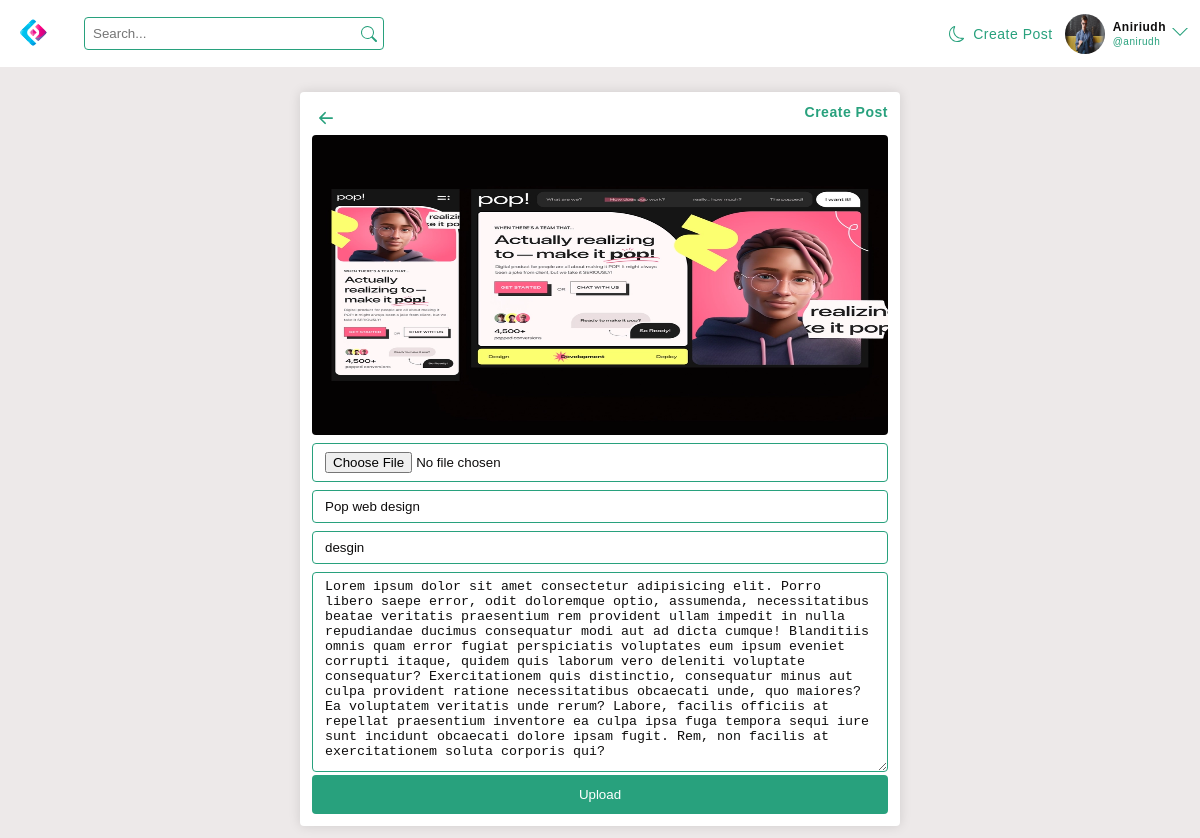
The app's page /update-post/2/ (signed in) with its own data.
### account/models.py (models this page shows)
class User(AbstractUser):
    bio = models.TextField(max_length=250,blank=True,null=True)
    website = models.CharField(max_length=250,blank=True,null=True)
    avatar = models.ImageField(null=True,blank=True,default='default/avatar.svg',upload_to='profile')
    USERNAME_FIELD = 'username'
    REQUIRED_FIELDS = []

### base/models.py (models this page shows, shortened)
class Post(models.Model):
    author = models.ForeignKey(User,on_delete=models.SET_NULL,null=True)
    image = models.ImageField(null=True,blank=True,upload_to='posts')
    title = models.CharField(max_length=100)
    category = models.ForeignKey(Category,on_delete=models.CASCADE)
    body = models.TextField(blank=True,null=True)
    like_count = models.IntegerField(default=0)
    created= models.DateTimeField(auto_now_add=True)
    updated = models.DateTimeField(auto_now=True)
    class Meta:
        ordering = ['-created']

class Category(models.Model):
    name = models.CharField(max_length=30)
    def __str__(self):
        return self.name

### base/views.py (the view, shortened to what this page needs)
# urls.py: path('update-post/<int:post_id>/',views.update_post,name='update-post'),
@csrf_exempt
@login_required(login_url='login')
def update_post(request,post_id):
    post = Post.objects.get(pk=post_id)
    categories = Category.objects.all()
    if request.user != post.author:
        return HttpResponse('You cant update this post!')
    form = PostForm(instance=post)
    context = {'form':form,'post':post,'categories':categories}
    return render(request,'base/update_post.html',context)

### base/forms.py
class PostForm(ModelForm):
    class Meta:
        model = Post
        fields = ('image','title','category','body')
        widgets = {
            'title': forms.TextInput(attrs={'placeholder':'Title'}),
            'category': forms.TextInput(attrs={'placeholder':'Category'}),
            'body': forms.Textarea(attrs={'placeholder':'Write Your caption here..'}),
        }

### templates/base/update_post.html (shortened to what this page needs)
{% extends 'base.html' %} {% block content %}
<section id="CREATE_UPDATE" class="wrapper">
  <div class="create-post">
    <div class="create-form">
      <div class="title flex flex-jc-sb flex-ai-c">
        <a href="">
          <?xml version="1.0" ?><svg
            class="bi bi-arrow-left-short"
            fill="currentColor"
            height="28"
            viewBox="0 0 16 16"
            width="28"
            xmlns="http://www.w3.org/2000/svg"
          >
            <path
              d="M12 8a.5.5 0 0 1-.5.5H5.707l2.147 2.146a.5.5 0 0 1-.708.708l-3-3a.5.5 0 0 1 0-.708l3-3a.5.5 0 1 1 .708.708L5.707 7.5H11.5a.5.5 0 0 1 .5.5z"
              fill-rule="evenodd"
            />
          </svg>
        </a>
        <h3>Create Post</h3>
      </div>
      <form action="" method="post" enctype="multipart/form-data">
        <div class="img" id="preview-image">
          <img src="{{post.image.url}}" alt="" id="preview" />
        </div>
        <input type="file" name="image" onchange="previewImage(event)" />
        <input
          type="text"
          name="title"
          placeholder="Title"
          required
          value="{{post.title}}"
        />
        <input
          type="text"
          name="category"
          list="categ"
          placeholder="Category"
          value="{{post.category.name}}"
          required
        />
        <textarea name="body" placeholder="Write Your Caption Here.." required>
{{post.body}}</textarea
        >
        <button class="btn" type="submit">Upload</button>
      </form>
    </div>
  </div>
</section>
{% endblock %}

### templates/navbar.html (shortened to what this page needs)
{% load static %}
<header>
  <div class="navigation">
    <nav class="navbar wrapper flex flex-jc-sb flex-ai-c">
      <div class="left flex flex-jc-s flex-ai-c">
        <a href="{% url 'home' %}" class="logo">
          <img src="{% static 'assets/icons/logo.png' %}" alt="" />
        </a>
        <form class="search-form flex flex-jc-s flex-ai-c br-4">
          <input type="text" placeholder="Search..." name="q" />
          <button class="flex flex-jc-s flex-ai-c">
            <?xml version="1.0" ?><svg
              class="bi bi-search"
              fill="#28a17d"
              height="16"
              viewBox="0 0 16 16"
              width="16"
              xmlns="http://www.w3.org/2000/svg"
            >
              <path
                d="M11.742 10.344a6.5 6.5 0 1 0-1.397 1.398h-.001c.03.04.062.078.098.115l3.85 3.85a1 1 0 0 0 1.415-1.414l-3.85-3.85a1.007 1.007 0 0 0-.115-.1zM12 6.5a5.5 5.5 0 1 1-11 0 5.5 5.5 0 0 1 11 0z"
              />
            </svg>
          </button>
        </form>
      </div>
      <div class="right flex flex-jc-sb flex-ai-c">
        <div class="theme">
        </div>
        <ul class="links flex flex-jc-sb flex-ai-c">
          {% if request.user.is_authenticated %}
          <li style="margin-right: 12px">
            <a
              href="{% url 'create-post' %}"
              style="color: #28a17d; font-size: 14px"
              >Create Post</a
            >
          </li>
          <li>
            <a
              href="{% url 'profile' request.user.id %}"
              class="flex flex-jc-sb flex-ai-c"
            >
              <div class="img">
                <img src="{{request.user.avatar.url}}" alt="" />
              </div>
              <div class="user">
                <p>{{request.user.first_name}}</p>
                <small class="username">@{{request.user.username}}</small>
              </div>
            </a>
            {% endif %}
          </li>
          {% if request.user.is_authenticated %}
          <li class="drop-down">
            <svg
              version="1.1"
              xmlns="http://www.w3.org/2000/svg"
              width="16"
              height="16"
              viewBox="0 0 32 32"
            >
              <title>chevron-down</title>
              <path d="M16 21l-13-13h-3l16 16 16-16h-3l-13 13z"></path>
            </svg>
          </li>
          {% else %}
          <li class="account"><a href="{% url 'login' %}">Account</a></li>
          {% endif %}
        </ul>
      </div>
    </nav>
  </div>
</header>

### records on screen
User: user.avatar (picture), user.first_name "Aniriudh", user.username "anirudh"
Post: image (picture), title "Pop web design", category "desgin", body "Lorem ipsum dolor sit amet consectetur adipisicing elit. Porro libero saepe error, odit doloremque optio, assumenda, necessitatibus beatae veritatis praesentium rem provident ullam impedit in nulla repudiandae ducimus consequatur modi aut ad dicta cumque! Blanditiis omnis quam error fugiat perspiciatis voluptates eum ipsum eveniet corrupti itaque, quidem quis laborum vero deleniti voluptate consequatur? Exercitationem quis distinctio, consequatur minus aut culpa provident ratione necessitatibus obcaecati unde, quo maiores? Ea voluptatem veritatis unde rerum? Labore, facilis officiis at repellat praesentium inventore ea culpa ipsa fuga tempora sequi iure sunt incidunt obcaecati dolore ipsam…"
